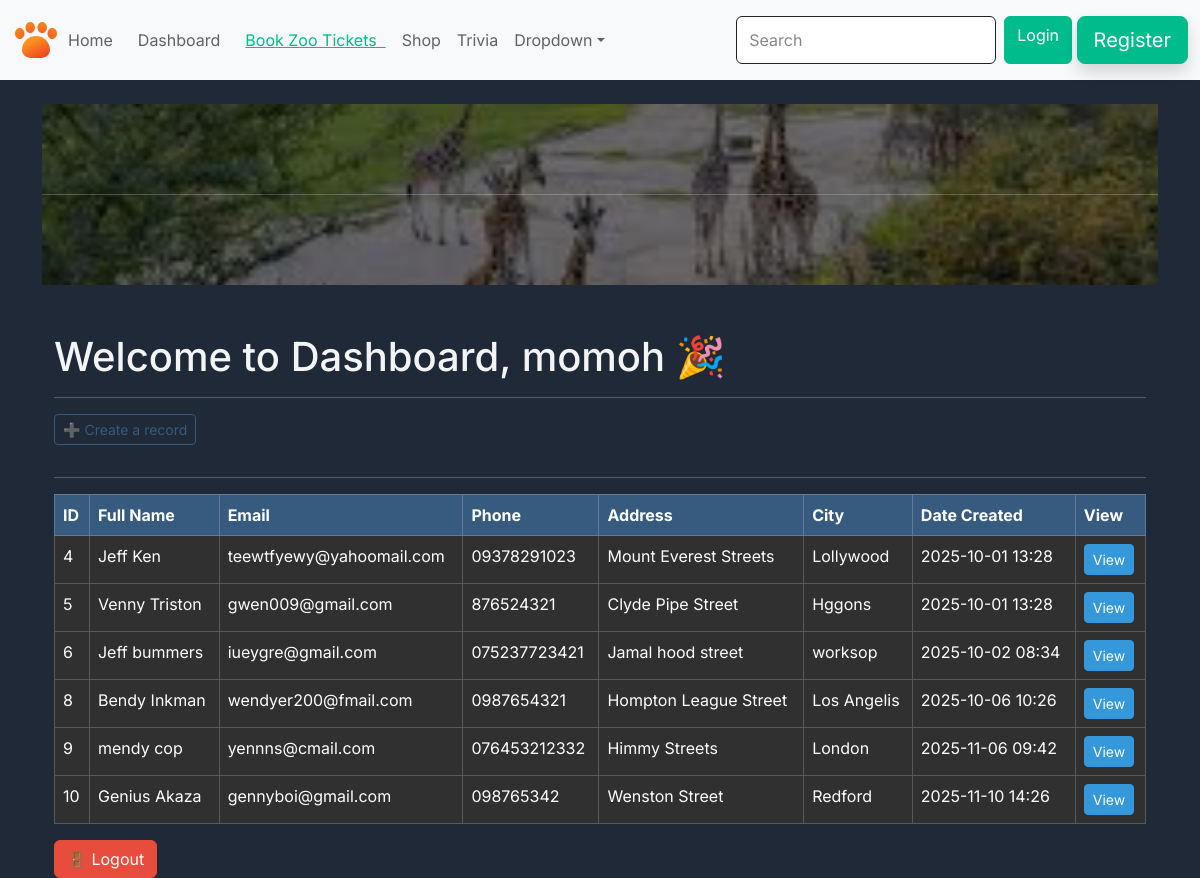
Before: /dashboard (signed in) with the older database file.
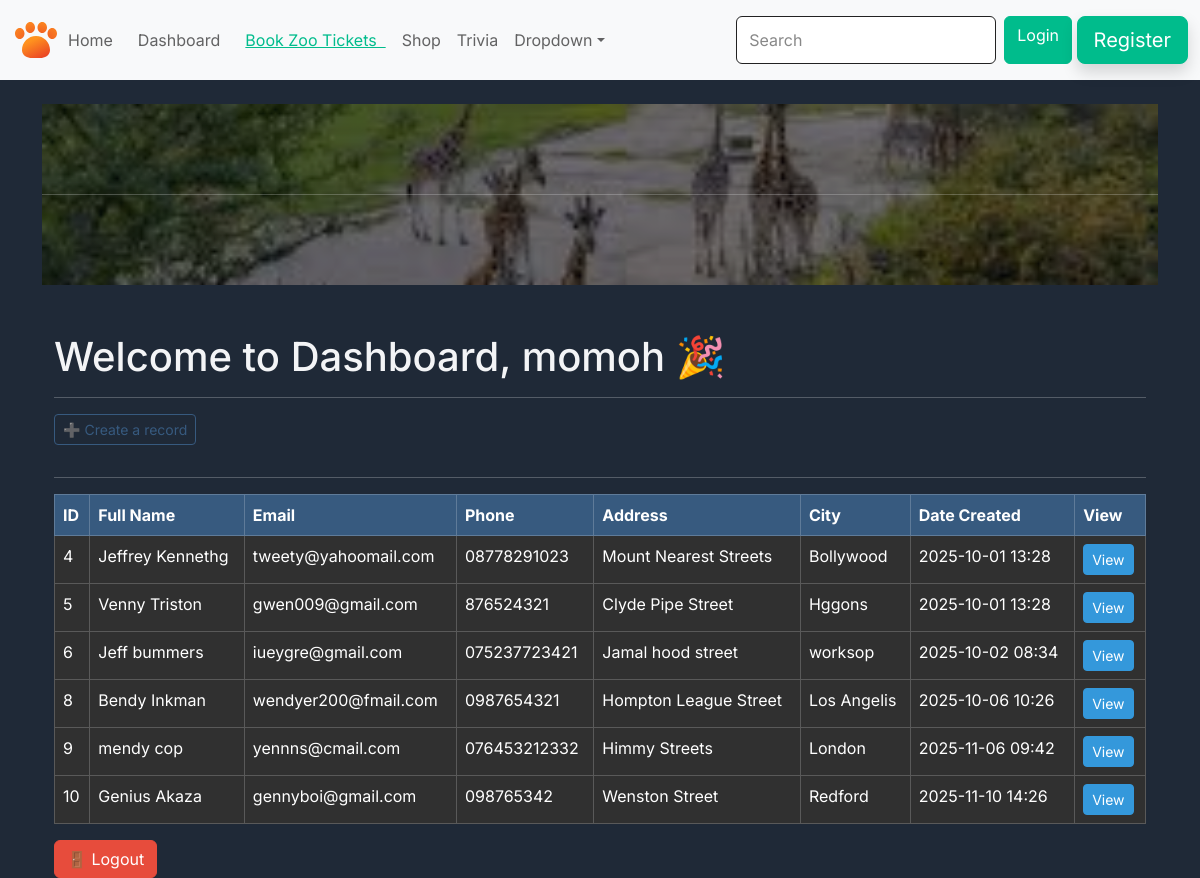
After: the same page with the newer database file.
### website/models.py (models this page shows, shortened)
class Record(models.Model):  # Model for the record in dashboard
    first_name = models.CharField(max_length=100)
    last_name = models.CharField(max_length=100)
    email = models.CharField(max_length=100)
    phone = models.CharField(max_length=15)
    address = models.CharField(max_length=100)
    city = models.CharField(max_length=50)
    creation_date = models.DateTimeField(auto_now_add=True)

### website/views.py (the view)
# urls.py: path('dashboard', views.dashboard, name="dashboard"), #dashboard
@login_required(login_url='my-login')
def dashboard(request):
    my_records = Record.objects.all()
    context = {'records':my_records}
    return render(request, 'pages/dashboard.html',context)

### website/template/pages/dashboard.html (shortened to what this page needs)
{% extends "pages/base.html" %}
{% load static %}
{% block content %}
    <br>
    <div class="text-center" id="welcome-section">
        <br>
        <hr>
        <br>
    </div>
    <br>
<div class="container mt-4">
    <h2 class="mb-3">Welcome to Dashboard, {{ request.user.username }} 🎉</h2>
    <hr>
    <a class="btn btn-outline-primary btn-sm mb-3" href="{% url 'create-record' %}">➕ Create a record</a>
    <hr>
    <table class="table table-dark table-hover table-bordered">
        <thead class="table-primary">
            <tr>
                <th scope="col">ID</th>
                <th scope="col">Full Name</th>
                <th scope="col">Email</th>
                <th scope="col">Phone</th>
                <th scope="col">Address</th>
                <th scope="col">City</th>
                <th scope="col">Date Created</th>
                <th scope="col">View</th>
            </tr>
        </thead>
        <tbody>
            {% if records %}
                {% for record in records %}
                <tr>
                    <td>{{ record.id }}</td>
                    <td>{{ record.first_name|default:"-" }}&nbsp;{{ record.last_name|default:"-" }}</td>
                    <td>{{ record.email|default:"-" }}</td>
                    <td>{{ record.phone|default:"-" }}</td>
                    <td>{{ record.address|default:"-" }}</td>
                    <td>{{ record.city|default:"-" }}</td>
                    <td>{{ record.creation_date|date:"Y-m-d H:i" }}</td>
                    <td>
                        <a href="{% url 'view_record' record.id %}" class="btn btn-sm btn-info">View</a>
                    </td>
                </tr>
                {% endfor %}
            {% else %}
                <tr>
                    <td colspan="8" class="text-center">No records found.</td>
                </tr>
            {% endif %}
        </tbody>
    </table>
    <a href="{% url 'user-logout' %}" class="btn btn-danger">🚪 Logout</a>
</div>
{% endblock %}

Changed rows visible on the page:
changed Record id 4: first_name "Jeff" → "Jeffrey"; last_name "Ken" → "Kennethg"; email "teewtfyewy@yahoomail.com" → "tweety@yahoomail.com"; phone "09378291023" → "08778291023"; address "Mount Everest Streets" → "Mount Nearest Streets"; city "Lollywood" → "Bollywood"
